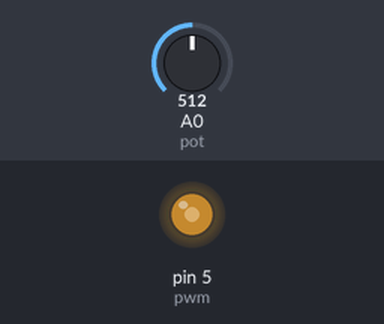
Simulated run of this sketch. Board: Arduino Uno, built with avr-gcc and run on an emulated ATmega328P. Shown: output pins drawn as LEDs (lit = HIGH). Inputs (shaded band) come from the test bench; at power-on: A0 (pot) = 512.

Above: at 1.2 s.
1.3 s: A0 (pot) set to 716
At 2.1 s:
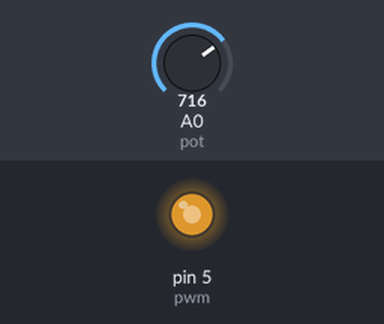
2.8 s: A0 (pot) set to 900
At 3.5 s:
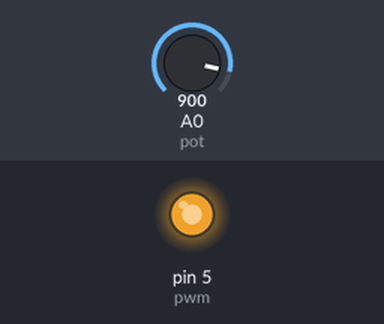
4.3 s: A0 (pot) set to 122
At 5.5 s:
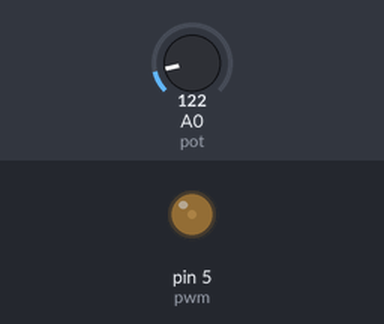
5.8 s: A0 (pot) set to 0
At 7.0 s:
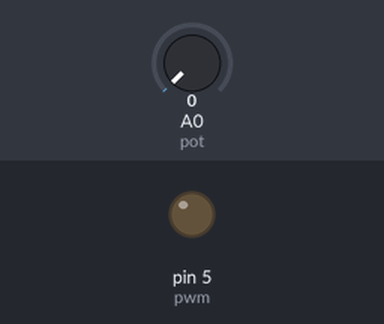
7.3 s: A0 (pot) set to 511
At 8.0 s:
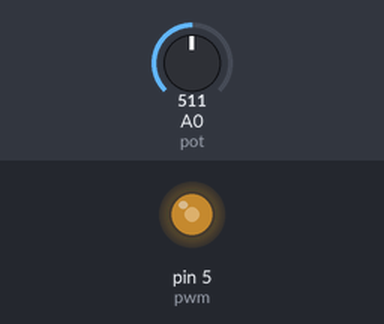
Timing chart, 0 to 9.8 s (numbered marks = the images above; inputs shaded):
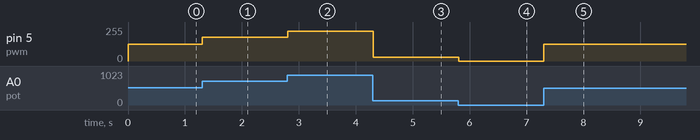

The sketch:

flight-controller.ino
```cpp
int pot = A0; //Input from the potentiometer oin pin A0
int pwm = 5;  //PWM output on pin D3

void setup() {
  pinMode(pot,INPUT);
  pinMode(pwm,OUTPUT);
}

void loop() {
  int value = map(analogRead(pot),0,1024,0,255);
  analogWrite(pwm,value);
  delay(10);
}
```

Measured:
- after the input at 1.3 s, pin 5 (pwm): 127/255 → 178/255 at once
- after the input at 2.8 s, pin 5 (pwm): 178/255 → 224/255 at once
- after the input at 4.3 s, pin 5 (pwm): 224/255 → 30/255 at once
- after the input at 5.8 s, pin 5 (pwm): 30/255 → 0/255 at once
- after the input at 7.3 s, pin 5 (pwm): 0/255 → 127/255 at once
